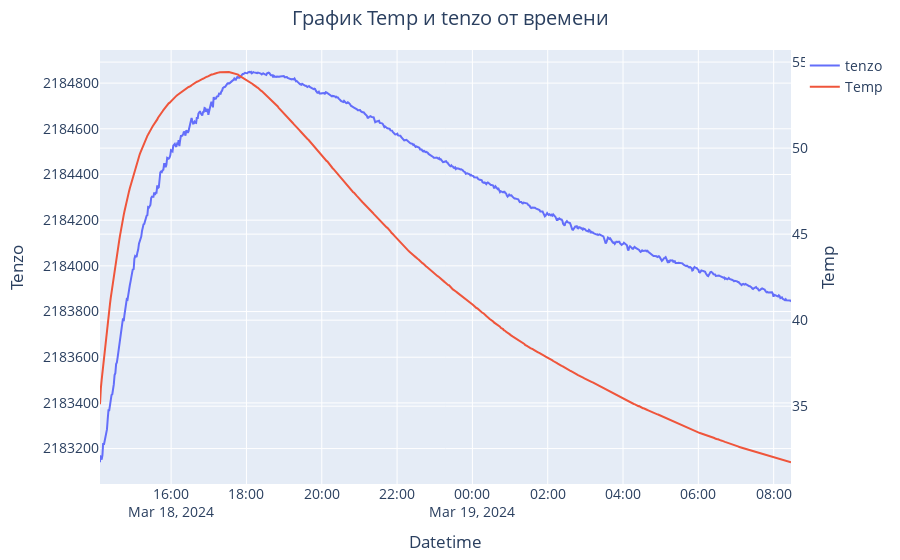

Here is the notebook cell this chart was saved with:
### Code cell
create_plot(df)

### Figure 1 — Plotly figure (JSON) as saved in the notebook; plotly's stock layout.template omitted (floating-point values rounded to 4 significant figures; data arrays with more than 128 entries replaced by an {"elided": "..."} marker saying what was removed)
{"data": [{"mode": "lines", "name": "tenzo", "type": "scatter", "x": {"elided": "909 str values"}, "y": {"elided": "909 int values"}}, {"mode": "lines", "name": "Temp", "type": "scatter", "x": {"elided": "909 str values"}, "y": {"elided": "909 float values"}, "yaxis": "y2"}], "layout": {"font": {"size": 14}, "hovermode": "x", "margin": {"b": 50, "l": 100, "r": 100, "t": 50}, "title": {"text": "График Temp и tenzo от времени", "x": 0.5}, "xaxis": {"title": {"text": "Datetime"}}, "yaxis": {"side": "left", "tickformat": "d", "title": {"text": "Tenzo"}, "visible": true}, "yaxis2": {"overlaying": "y", "side": "right", "tickformat": "d", "title": {"text": "Temp"}, "visible": true}}}
